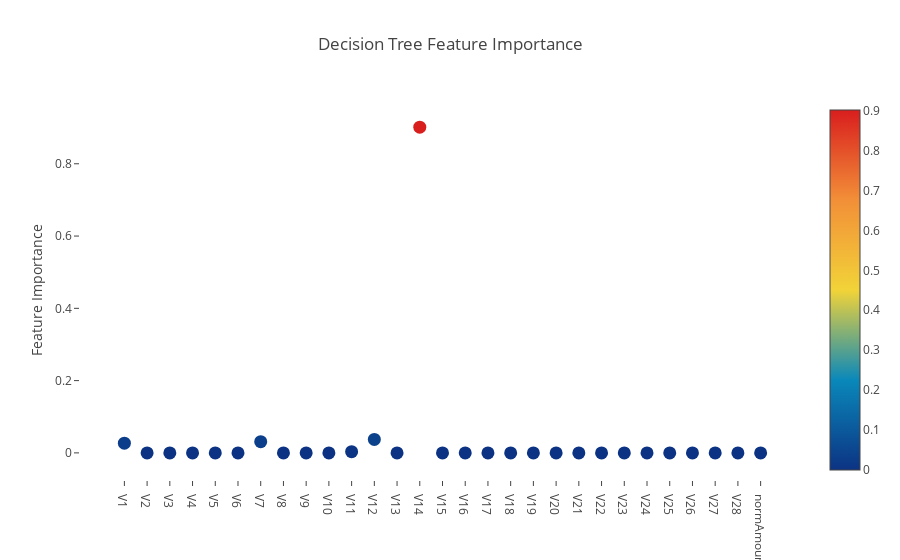

The notebook cell this image was saved under:
### Code cell
import plotly.offline as py
py.init_notebook_mode(connected=True)
import plotly.graph_objs as go
import plotly.tools as tls

# Scatter plot 
trace = go.Scatter(
    y = dt.feature_importances_,
    x = X.columns.values,
    mode='markers',
    marker=dict(
        sizemode = 'diameter',
        sizeref = 1,
        size = 13,
        #size= rf.feature_importances_,
        #color = np.random.randn(500), #set color equal to a variable
        color = dt.feature_importances_,
        colorscale='Portland',
        showscale=True
    ),
    text = X.columns.values
)
data = [trace]
layout= go.Layout(
    autosize= True,
    title= 'Decision Tree Feature Importance',
    hovermode= 'closest',
     xaxis= dict(
         ticklen= 5,
         showgrid=False,
        zeroline=False,
        showline=False
     ),
    yaxis=dict(
        title= 'Feature Importance',
        showgrid=False,
        zeroline=False,
        ticklen= 5,
        gridwidth= 2
    ),
    showlegend= False
)
fig = go.Figure(data=data, layout=layout)
py.iplot(fig,filename='scatter2010')

### Figure 1 — Plotly figure (JSON) as saved in the notebook; plotly's stock layout.template omitted (floating-point values rounded to 4 significant figures)
{"data": [{"marker": {"color": [0.02676, 0, 0, 0, 0, 0, 0.03112, 0, 0, 0, 0.003367, 0.03734, 0, 0.9014, 0, 0, 0, 0, 0, 0, 0, 0, 0, 0, 0, 0, 0, 0, 0], "colorscale": "Portland", "showscale": true, "size": 13, "sizemode": "diameter", "sizeref": 1}, "mode": "markers", "text": ["V1", "V2", "V3", "V4", "V5", "V6", "V7", "V8", "V9", "V10", "V11", "V12", "V13", "V14", "V15", "V16", "V17", "V18", "V19", "V20", "V21", "V22", "V23", "V24", "V25", "V26", "V27", "V28", "normAmount"], "type": "scatter", "x": ["V1", "V2", "V3", "V4", "V5", "V6", "V7", "V8", "V9", "V10", "V11", "V12", "V13", "V14", "V15", "V16", "V17", "V18", "V19", "V20", "V21", "V22", "V23", "V24", "V25", "V26", "V27", "V28", "normAmount"], "y": [0.02676, 0, 0, 0, 0, 0, 0.03112, 0, 0, 0, 0.003367, 0.03734, 0, 0.9014, 0, 0, 0, 0, 0, 0, 0, 0, 0, 0, 0, 0, 0, 0, 0]}], "layout": {"autosize": true, "hovermode": "closest", "showlegend": false, "title": "Decision Tree Feature Importance", "xaxis": {"showgrid": false, "showline": false, "ticklen": 5, "zeroline": false}, "yaxis": {"gridwidth": 2, "showgrid": false, "ticklen": 5, "title": "Feature Importance", "zeroline": false}}}
